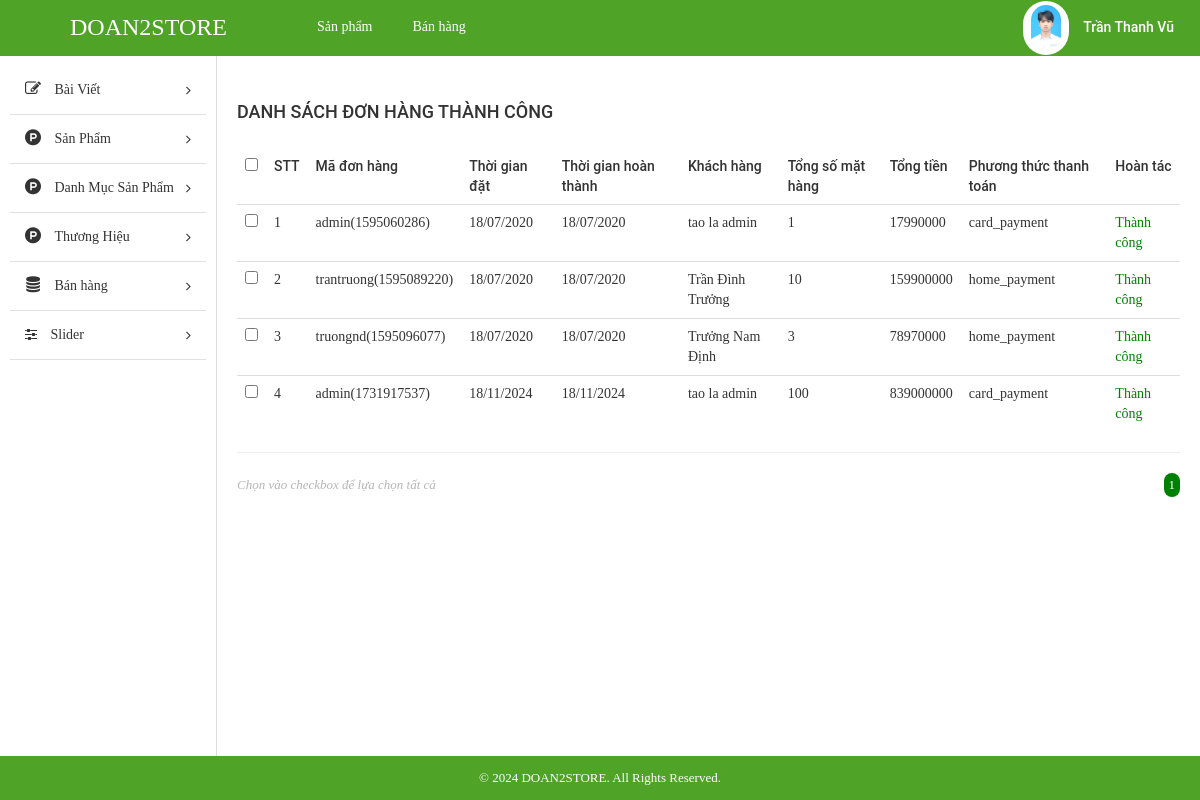
Page /STORE/admin/index.php?modules=orders&controllers=index&action=list (signed in) on the committed database.
### tables this page shows
CREATE TABLE `tbl_order` (
  `id` int(11) NOT NULL,
  `custom_id` int(11) NOT NULL,
  `total_price` float NOT NULL,
  `total_num_product` int(11) NOT NULL,
  `create_date` varchar(255) NOT NULL,
  `note` text NOT NULL,
  `payment_method` varchar(255) NOT NULL,
  `status` enum('Thành công','Chờ xác nhận','Hủy','') NOT NULL,
  `id_cart` int(11) NOT NULL,
  `time` varchar(255) NOT NULL,
  `code` varchar(255) NOT NULL,
  `date_confirm` varchar(255) NOT NULL
);

### STORE/admin/libraries/database.php (called while the page is built, shortened)
<?php
function db_query($query_string) {
    global $conn;
    $result = mysqli_query($conn, $query_string);
    return $result;
}
function db_fetch_row($query_string) {
    $mysqli_result = db_query($query_string);
    $result = mysqli_fetch_assoc($mysqli_result);
    return $result;
}
function db_fetch_array($query_string) {
    $result = array();
    $mysqli_result = db_query($query_string);
    while ($row = mysqli_fetch_assoc($mysqli_result)) {
        $result[] = $row;
    }
    return $result;
}

### STORE/admin/modules/orders/models/indexModel.php (called while the page is built, shortened)
<?php
function getAllOrder(){
	return db_fetch_array("SELECT * FROM `tbl_order` WHERE `status` ='Thành công'");
}
function getNameCus($id){
	$data = db_fetch_row("SELECT * FROM `tbl_customer` WHERE `id` = '$id'");
	return $data['fullname'];
}
 ?>

### STORE/admin/modules/orders/controllers/indexController.php (called while the page is built, shortened)
<?php
function listAction() {
	$data_tmp = getAllOrder();
	foreach ($data_tmp as $key => $value) {
		$data_tmp[$key]['fullname'] = getNameCus($data_tmp[$key]['custom_id']);
	}
	if(!empty($_GET['page'])){
		$page = $_GET['page'];
	}else{
		$page =1;
	}
	$numProduct = count($data_tmp);
	$productOnPage = 5;
	$num = ceil($numProduct/$productOnPage);
	$start = ($page - 1) * $productOnPage;
	$res =[];
	for ($i=$start; $i < $start+$productOnPage; $i++) {
		if(isset($data_tmp[$i]))
        $res[] = $data_tmp[$i];
	};
	$data = [$res, $num, $page];
	load_view('list',$data);
}
?>

### STORE/admin/core/router.php (called while the page is built, shortened)
<?php
$action_name = get_action() . 'Action';
call_function(array('construct', $action_name));

### STORE/admin/core/appload.php (called while the page is built, shortened)
<?php
require CONFIGPATH . DIRECTORY_SEPARATOR . 'database.php';
require LIBPATH . DIRECTORY_SEPARATOR . 'database.php';
require COREPATH . DIRECTORY_SEPARATOR . 'base.php';
require COREPATH . DIRECTORY_SEPARATOR . 'router.php';

### STORE/admin/index.php (called while the page is built, shortened)
<?php
require COREPATH . DIRECTORY_SEPARATOR . 'appload.php';

### STORE/admin/modules/orders/views/listView.php (the view, shortened to what this page needs)
<div id="main-content-wp" class="list-product-page">
    <div class="wrap clearfix">
        <div id="content" class="fl-right">
            <div class="section" id="title-page">
                <div class="clearfix">
                    <h3 id="index" class="fl-left">Danh sách đơn hàng thành công</h3>
                </div>
            </div>
            <div class="section" id="detail-page">
                <div class="section-detail">
                    <div class="table-responsive">
                        <table class="table list-table-wp">
                            <thead>
                                <tr>
                                    <td><input type="checkbox" name="checkAll" id="checkAll"></td>
                                    <td><span class="thead-text">STT</span></td>
                                    <td><span class="thead-text">Mã đơn hàng</span></td>
                                    <td><span class="thead-text">Thời gian đặt</span></td>
                                    <td><span class="thead-text">Thời gian hoàn thành</span></td>
                                    <td><span class="thead-text">Khách hàng</span></td>
                                    <td><span class="thead-text">Tổng số mặt hàng</span></td>
                                    <td><span class="thead-text">Tổng tiền</span></td>
                                    <td><span class="thead-text">Phương thức thanh toán</span></td>
                                    <td><span class="thead-text">Hoàn tác</span></td>
                                </tr>
                            </thead>
                            <tbody>
                                <?php if(!empty($data['0'])) foreach ($data['0'] as $key => $value) {?>
                                <tr>
                                    <td><input type="checkbox" name="checkItem" class="checkItem"></td>
                                    <td><span class="tbody-text"><?php echo ($key +1); ?></span></td>
                                    <td><span class="tbody-text"><?php  echo $value['code']; ?></span></td>
                                    <td><span class="tbody-text"><?php  echo $value['create_date']; ?></span></td>
                                    <td><span class="tbody-text"><?php  echo $value['date_confirm']; ?></span></td>
                                    <td><span class="tbody-text"><?php  echo $value['fullname']; ?></span></td>
                                    <td><span class="tbody-text"><?php  echo $value['total_num_product']; ?></span></td>
                                    <td><span class="tbody-text"><?php  echo $value['total_price']; ?></h3></span>
                                    <td><span class="tbody-text"><?php  echo $value['payment_method']; ?></span></td>
                                    <td><span class="tbody-text" style="color: green;">Thành công</span></td>
                                </tr>
                                <?php }; ?>
                            </tbody>
                        </table>
                        <hr>
                    </div>
                </div>
            </div>
            <div class="section" id="paging-wp">
                <div class="section-detail clearfix">
                    <p id="desc" class="fl-left">Chọn vào checkbox để lựa chọn tất cả</p>
                    <ul id="list-paging" class="fl-right">
                        <?php for ($i=1; $i <= $data['1'] ; $i++) { ?>
                        <li>
                            <a <?php if($i == $data['2']) echo 'style="background-color: green;color:white; border-radius:300px;"';  ?>  href="?modules=products&controllers=index&action=list&page=<?php echo $i; ?>" title=""><?php echo $i; ?></a>
                        </li>
                        <?php }; ?>
                    </ul>
                </div>
            </div>
        </div>
    </div>
</div>

### STORE/admin/core/base.php (shortened to what this page needs)
<?php
function get_module()
{
    global $config;
    $module = isset($_GET['modules']) ? $_GET['modules'] : $config['default_module'];
    return $module;
}
function call_function($list_function = array())
{
    if (is_array($list_function)) {
        foreach ($list_function as $f) {
            if (function_exists($f())) {
                $f();
            }
        }
    }
}
function load_view($name, $data_send = array())
{
    $data = $data_send;
    $path = MODULESPATH . DIRECTORY_SEPARATOR . get_module() . DIRECTORY_SEPARATOR . 'views' . DIRECTORY_SEPARATOR . $name . 'View.php';
    if (file_exists($path)) {
        require $path;
    } else {
        echo "Không tìm thấy {$path}";
    }
}
function get_header($name = '')
{
    global $data;
    if (empty($name)) {
        $name = 'header';
    } else {
        $name = "header-{$name}";
    }
    $path = LAYOUTPATH . DIRECTORY_SEPARATOR . $name . '.php';
    if (file_exists($path)) {
        if (is_array($data)) {
            foreach ($data as $key => $a) {
                $$key = $a;
            }
        }
        require $path;
    } else {
        echo "Không tìm thấy {$path}";
    }
}
function get_footer($name = '')
{
    global $data;
    if (empty($name)) {
        $name = 'footer';
    } else {
        $name = "footer-{$name}";
    }
    $path = LAYOUTPATH . DIRECTORY_SEPARATOR . $name . '.php';
    if (file_exists($path)) {
        if (is_array($data)) {
            foreach ($data as $key => $a) {
                $$key = $a;
            }
        }
        require $path;
    } else {
        echo "Không tìm thấy {$path}";
    }
}
function get_sidebar($name = '')
{
    global $data;
    if (empty($name)) {
        $name = 'sidebar';
    } else {
        $name = "sidebar-{$name}";
    }
    $path = LAYOUTPATH . DIRECTORY_SEPARATOR . $name . '.php';
    if (file_exists($path)) {
        if (is_array($data)) {
            foreach ($data as $key => $a) {
                $$key = $a;
            }
        }
        require $path;
    } else {
        echo "Không tìm thấy {$path}";
    }
}

### STORE/admin/public/css/import/global.css (style rules this page uses)
body { font-family: "Roboto Regular"; font-size: 14px; line-height: 24px; color: #333; }
.fl-left { float: left; }
.fl-right { float: right; }
ul li { list-style: none!important; }
a { text-decoration: none!important; }

### STORE/admin/public/css/import/list_post.css (style rules this page uses)
#content { width: 82%; border-left: 1px solid #ddd; padding: 20px; }
#index { font-family: 'Roboto Medium'; font-weight: normal; text-transform: uppercase; font-size: 18px; padding: 24px 0px; }
.list-table-wp thead tr td { font-family: 'Roboto Medium'; font-weight: normal; }
#paging-wp #desc { font-size: 13px; color: #b5b5b5; font-style: italic; }
#list-paging li { float: left; }
#list-paging li a { display: inline-block; color: #555; font-size: 13px; padding: 0px 5px; }

### STORE/admin/public/css/import/detail_order.css (style rules this page uses)
.table { margin-bottom: 0!important; }

### rows in the picture
tbl_order: code "admin(1595060286)", create_date "18/07/2020", date_confirm "18/07/2020", fullname "tao la admin", total_num_product "1", total_price "17990000", payment_method "card_payment"
tbl_order: code "trantruong(1595089220)", create_date "18/07/2020", date_confirm "18/07/2020", fullname "Trần Đình Trưởng", total_num_product "10", total_price "159900000", payment_method "home_payment"
tbl_order: code "truongnd(1595096077)", create_date "18/07/2020", date_confirm "18/07/2020", fullname "Trưởng Nam Định", total_num_product "3", total_price "78970000", payment_method "home_payment"
tbl_order: code "admin(1731917537)", create_date "18/11/2024", date_confirm "18/11/2024", fullname "tao la admin", total_num_product "100", total_price "839000000", payment_method "card_payment"
